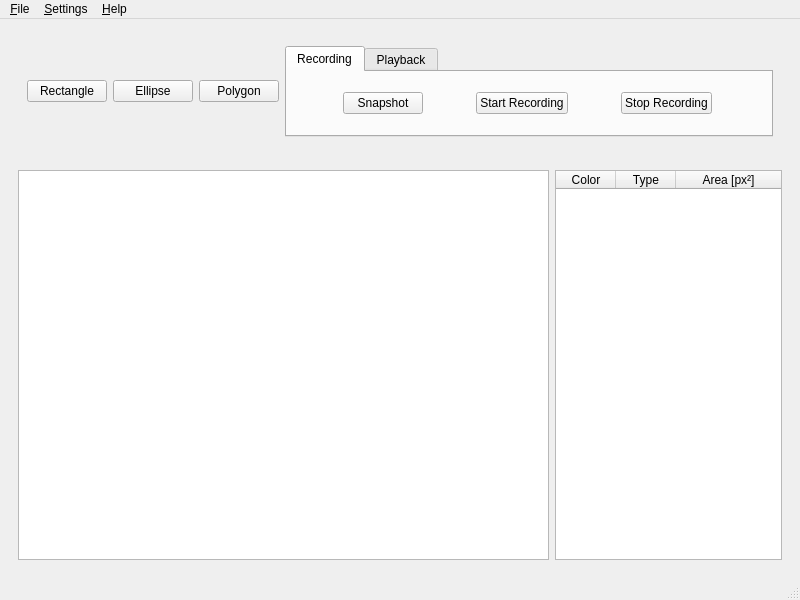
<?xml version="1.0" encoding="UTF-8"?>
<ui version="4.0">
 <class>MainWindow</class>
 <widget class="QMainWindow" name="MainWindow">
  <property name="geometry">
   <rect>
    <x>0</x>
    <y>0</y>
    <width>800</width>
    <height>600</height>
   </rect>
  </property>
  <property name="windowTitle">
   <string>BART - LASTEH</string>
  </property>
  <widget class="QWidget" name="centralwidget">
   <layout class="QVBoxLayout" name="verticalLayout">
    <item>
     <widget class="QWidget" name="widget_3" native="true">
      <property name="sizePolicy">
       <sizepolicy hsizetype="Preferred" vsizetype="Expanding">
        <horstretch>0</horstretch>
        <verstretch>1</verstretch>
       </sizepolicy>
      </property>
      <layout class="QHBoxLayout" name="horizontalLayout">
       <item>
        <widget class="QWidget" name="widget" native="true">
         <layout class="QHBoxLayout" name="horizontalLayout_3">
          <item>
           <widget class="QPushButton" name="rectangleButton">
            <property name="sizePolicy">
             <sizepolicy hsizetype="Maximum" vsizetype="Fixed">
              <horstretch>0</horstretch>
              <verstretch>0</verstretch>
             </sizepolicy>
            </property>
            <property name="text">
             <string>Rectangle</string>
            </property>
           </widget>
          </item>
          <item>
           <widget class="QPushButton" name="ellipseButton">
            <property name="sizePolicy">
             <sizepolicy hsizetype="Maximum" vsizetype="Fixed">
              <horstretch>0</horstretch>
              <verstretch>0</verstretch>
             </sizepolicy>
            </property>
            <property name="text">
             <string>Ellipse</string>
            </property>
           </widget>
          </item>
          <item>
           <widget class="QPushButton" name="polygonButton">
            <property name="sizePolicy">
             <sizepolicy hsizetype="Maximum" vsizetype="Fixed">
              <horstretch>0</horstretch>
              <verstretch>0</verstretch>
             </sizepolicy>
            </property>
            <property name="text">
             <string>Polygon</string>
            </property>
           </widget>
          </item>
          <item>
           <widget class="QTabWidget" name="tabWidget">
            <property name="currentIndex">
             <number>0</number>
            </property>
            <widget class="QWidget" name="tab">
             <attribute name="title">
              <string>Recording</string>
             </attribute>
             <layout class="QHBoxLayout" name="horizontalLayout_4">
              <item>
               <widget class="QPushButton" name="snapshotButton">
                <property name="sizePolicy">
                 <sizepolicy hsizetype="Maximum" vsizetype="Fixed">
                  <horstretch>0</horstretch>
                  <verstretch>0</verstretch>
                 </sizepolicy>
                </property>
                <property name="text">
                 <string>Snapshot</string>
                </property>
               </widget>
              </item>
              <item>
               <widget class="QPushButton" name="startRecordingButton">
                <property name="sizePolicy">
                 <sizepolicy hsizetype="Maximum" vsizetype="Fixed">
                  <horstretch>0</horstretch>
                  <verstretch>0</verstretch>
                 </sizepolicy>
                </property>
                <property name="text">
                 <string>Start Recording</string>
                </property>
               </widget>
              </item>
              <item>
               <widget class="QPushButton" name="stopButtonRecording">
                <property name="sizePolicy">
                 <sizepolicy hsizetype="Maximum" vsizetype="Fixed">
                  <horstretch>0</horstretch>
                  <verstretch>0</verstretch>
                 </sizepolicy>
                </property>
                <property name="text">
                 <string>Stop Recording</string>
                </property>
               </widget>
              </item>
             </layout>
            </widget>
            <widget class="QWidget" name="tab_2">
             <attribute name="title">
              <string>Playback</string>
             </attribute>
             <layout class="QGridLayout" name="gridLayout">
              <item row="0" column="1">
               <widget class="QPushButton" name="playButton">
                <property name="sizePolicy">
                 <sizepolicy hsizetype="Maximum" vsizetype="Fixed">
                  <horstretch>0</horstretch>
                  <verstretch>0</verstretch>
                 </sizepolicy>
                </property>
                <property name="text">
                 <string>Play</string>
                </property>
               </widget>
              </item>
              <item row="0" column="2">
               <widget class="QPushButton" name="pauseButton">
                <property name="sizePolicy">
                 <sizepolicy hsizetype="Maximum" vsizetype="Fixed">
                  <horstretch>0</horstretch>
                  <verstretch>0</verstretch>
                 </sizepolicy>
                </property>
                <property name="text">
                 <string>Pause</string>
                </property>
               </widget>
              </item>
              <item row="0" column="0">
               <widget class="QPushButton" name="openRecordingButton">
                <property name="sizePolicy">
                 <sizepolicy hsizetype="Maximum" vsizetype="Fixed">
                  <horstretch>0</horstretch>
                  <verstretch>0</verstretch>
                 </sizepolicy>
                </property>
                <property name="text">
                 <string>Open recording</string>
                </property>
               </widget>
              </item>
              <item row="1" column="0" colspan="3">
               <widget class="QSlider" name="horizontalSlider">
                <property name="orientation">
                 <enum>Qt::Horizontal</enum>
                </property>
               </widget>
              </item>
             </layout>
            </widget>
           </widget>
          </item>
         </layout>
        </widget>
       </item>
      </layout>
     </widget>
    </item>
    <item>
     <widget class="QWidget" name="widget_2" native="true">
      <property name="sizePolicy">
       <sizepolicy hsizetype="Preferred" vsizetype="Expanding">
        <horstretch>0</horstretch>
        <verstretch>9</verstretch>
       </sizepolicy>
      </property>
      <layout class="QHBoxLayout" name="horizontalLayout_2">
       <item>
        <widget class="QGraphicsView" name="graphicsView">
         <property name="sizePolicy">
          <sizepolicy hsizetype="Expanding" vsizetype="Expanding">
           <horstretch>7</horstretch>
           <verstretch>0</verstretch>
          </sizepolicy>
         </property>
        </widget>
       </item>
       <item>
        <widget class="QTableWidget" name="tableWidget">
         <property name="sizePolicy">
          <sizepolicy hsizetype="Expanding" vsizetype="Expanding">
           <horstretch>3</horstretch>
           <verstretch>0</verstretch>
          </sizepolicy>
         </property>
         <property name="horizontalScrollBarPolicy">
          <enum>Qt::ScrollBarAlwaysOff</enum>
         </property>
         <property name="sizeAdjustPolicy">
          <enum>QAbstractScrollArea::AdjustToContents</enum>
         </property>
         <property name="selectionBehavior">
          <enum>QAbstractItemView::SelectRows</enum>
         </property>
         <attribute name="horizontalHeaderCascadingSectionResizes">
          <bool>true</bool>
         </attribute>
         <attribute name="horizontalHeaderDefaultSectionSize">
          <number>60</number>
         </attribute>
         <attribute name="horizontalHeaderStretchLastSection">
          <bool>true</bool>
         </attribute>
         <column>
          <property name="text">
           <string>Color</string>
          </property>
          <property name="textAlignment">
           <set>AlignCenter</set>
          </property>
         </column>
         <column>
          <property name="text">
           <string>Type</string>
          </property>
          <property name="textAlignment">
           <set>AlignCenter</set>
          </property>
         </column>
         <column>
          <property name="text">
           <string>Area [px²]</string>
          </property>
          <property name="textAlignment">
           <set>AlignCenter</set>
          </property>
         </column>
        </widget>
       </item>
      </layout>
     </widget>
    </item>
   </layout>
  </widget>
  <widget class="QMenuBar" name="menubar">
   <property name="geometry">
    <rect>
     <x>0</x>
     <y>0</y>
     <width>800</width>
     <height>22</height>
    </rect>
   </property>
   <widget class="QMenu" name="menuFile">
    <property name="title">
     <string>&amp;File</string>
    </property>
    <addaction name="action_Recording_dir"/>
    <addaction name="actionSave_current_frame"/>
    <addaction name="action_Start_recording"/>
    <addaction name="actionS_top_recording"/>
    <addaction name="action_Open_recording"/>
    <addaction name="action_Exit"/>
   </widget>
   <widget class="QMenu" name="menuSettings">
    <property name="title">
     <string>&amp;Settings</string>
    </property>
    <addaction name="action_Recording_settings"/>
    <addaction name="action_Temperature_conversion"/>
   </widget>
   <widget class="QMenu" name="menuHelp">
    <property name="title">
     <string>&amp;Help</string>
    </property>
    <addaction name="action_About"/>
   </widget>
   <addaction name="menuFile"/>
   <addaction name="menuSettings"/>
   <addaction name="menuHelp"/>
  </widget>
  <widget class="QStatusBar" name="statusbar"/>
  <action name="action_Recording_dir">
   <property name="text">
    <string>Select &amp;recording directory</string>
   </property>
  </action>
  <action name="actionSave_current_frame">
   <property name="text">
    <string>Save current &amp;frame</string>
   </property>
  </action>
  <action name="action_Start_recording">
   <property name="text">
    <string>&amp;Start recording</string>
   </property>
  </action>
  <action name="actionS_top_recording">
   <property name="text">
    <string>S&amp;top recording</string>
   </property>
  </action>
  <action name="action_Open_recording">
   <property name="text">
    <string>&amp;Open recording</string>
   </property>
  </action>
  <action name="action_Exit">
   <property name="text">
    <string>&amp;Exit</string>
   </property>
  </action>
  <action name="action_Recording_settings">
   <property name="text">
    <string>&amp;Recording settings</string>
   </property>
  </action>
  <action name="action_Temperature_conversion">
   <property name="text">
    <string>&amp;Temperature conversion</string>
   </property>
  </action>
  <action name="action_About">
   <property name="text">
    <string>&amp;About</string>
   </property>
  </action>
 </widget>
 <resources/>
 <connections/>
</ui>
